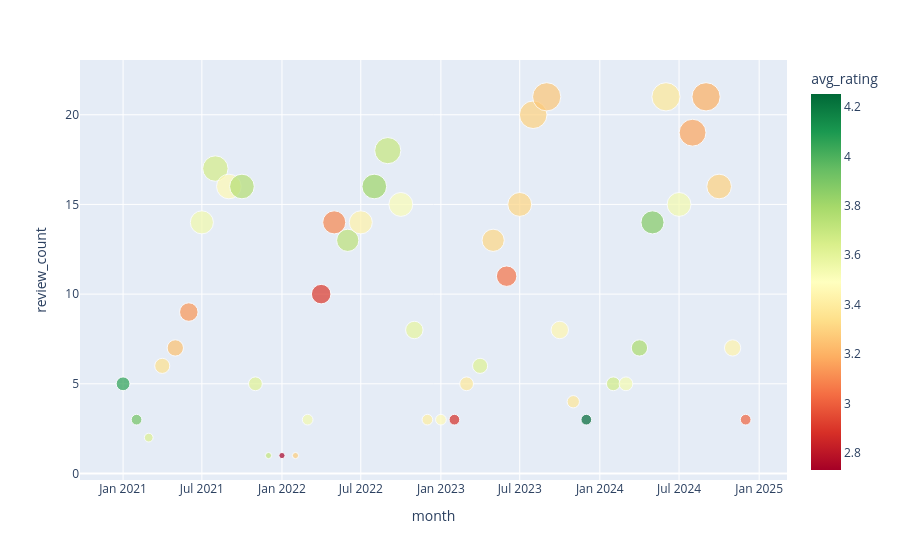

The cell this chart's notebook holds for it:
### Code cell
px.scatter(
    df_monthly_trail_summary[df_monthly_trail_summary['trail_name']=='Mt Defiance via Starvation Creek Trail'],
    x="month",
    y="review_count",
    color="avg_rating",
    color_continuous_scale="RdYlGn",
    size="review_count"
)

### Figure 1 — Plotly figure (JSON) as saved in the notebook; plotly's stock layout.template omitted (floating-point values rounded to 4 significant figures)
{"data": [{"hovertemplate": "month=%{x}<br>review_count=%{marker.size}<br>avg_rating=%{marker.color}<extra></extra>", "legendgroup": "", "marker": {"color": [4.064, 3.917, 3.63, 3.347, 3.241, 3.13, 3.547, 3.659, 3.461, 3.752, 3.616, 3.71, 2.73, 3.28, 3.54, 2.899, 3.093, 3.731, 3.426, 3.815, 3.702, 3.517, 3.587, 3.407, 3.467, 2.877, 3.382, 3.62, 3.316, 3.048, 3.309, 3.295, 3.263, 3.446, 3.375, 4.253, 3.668, 3.534, 3.78, 3.875, 3.378, 3.541, 3.166, 3.19, 3.298, 3.436, 3.013], "coloraxis": "coloraxis", "size": [5, 3, 2, 6, 7, 9, 14, 17, 16, 16, 5, 1, 1, 1, 3, 10, 14, 13, 14, 16, 18, 15, 8, 3, 3, 3, 5, 6, 13, 11, 15, 20, 21, 8, 4, 3, 5, 5, 7, 14, 21, 15, 19, 21, 16, 7, 3], "sizemode": "area", "sizeref": 0.0525, "symbol": "circle"}, "mode": "markers", "name": "", "orientation": "v", "showlegend": false, "type": "scatter", "x": ["2021-01-01T00:00:00", "2021-02-01T00:00:00", "2021-03-01T00:00:00", "2021-04-01T00:00:00", "2021-05-01T00:00:00", "2021-06-01T00:00:00", "2021-07-01T00:00:00", "2021-08-01T00:00:00", "2021-09-01T00:00:00", "2021-10-01T00:00:00", "2021-11-01T00:00:00", "2021-12-01T00:00:00", "2022-01-01T00:00:00", "2022-02-01T00:00:00", "2022-03-01T00:00:00", "2022-04-01T00:00:00", "2022-05-01T00:00:00", "2022-06-01T00:00:00", "2022-07-01T00:00:00", "2022-08-01T00:00:00", "2022-09-01T00:00:00", "2022-10-01T00:00:00", "2022-11-01T00:00:00", "2022-12-01T00:00:00", "2023-01-01T00:00:00", "2023-02-01T00:00:00", "2023-03-01T00:00:00", "2023-04-01T00:00:00", "2023-05-01T00:00:00", "2023-06-01T00:00:00", "2023-07-01T00:00:00", "2023-08-01T00:00:00", "2023-09-01T00:00:00", "2023-10-01T00:00:00", "2023-11-01T00:00:00", "2023-12-01T00:00:00", "2024-02-01T00:00:00", "2024-03-01T00:00:00", "2024-04-01T00:00:00", "2024-05-01T00:00:00", "2024-06-01T00:00:00", "2024-07-01T00:00:00", "2024-08-01T00:00:00", "2024-09-01T00:00:00", "2024-10-01T00:00:00", "2024-11-01T00:00:00", "2024-12-01T00:00:00"], "xaxis": "x", "y": [5, 3, 2, 6, 7, 9, 14, 17, 16, 16, 5, 1, 1, 1, 3, 10, 14, 13, 14, 16, 18, 15, 8, 3, 3, 3, 5, 6, 13, 11, 15, 20, 21, 8, 4, 3, 5, 5, 7, 14, 21, 15, 19, 21, 16, 7, 3], "yaxis": "y"}], "layout": {"coloraxis": {"colorbar": {"title": {"text": "avg_rating"}}, "colorscale": [[0, "rgb(165,0,38)"], [0.1, "rgb(215,48,39)"], [0.2, "rgb(244,109,67)"], [0.3, "rgb(253,174,97)"], [0.4, "rgb(254,224,139)"], [0.5, "rgb(255,255,191)"], [0.6, "rgb(217,239,139)"], [0.7, "rgb(166,217,106)"], [0.8, "rgb(102,189,99)"], [0.9, "rgb(26,152,80)"], [1, "rgb(0,104,55)"]]}, "legend": {"itemsizing": "constant", "tracegroupgap": 0}, "margin": {"t": 60}, "xaxis": {"anchor": "y", "domain": [0, 1], "title": {"text": "month"}}, "yaxis": {"anchor": "x", "domain": [0, 1], "title": {"text": "review_count"}}}}
